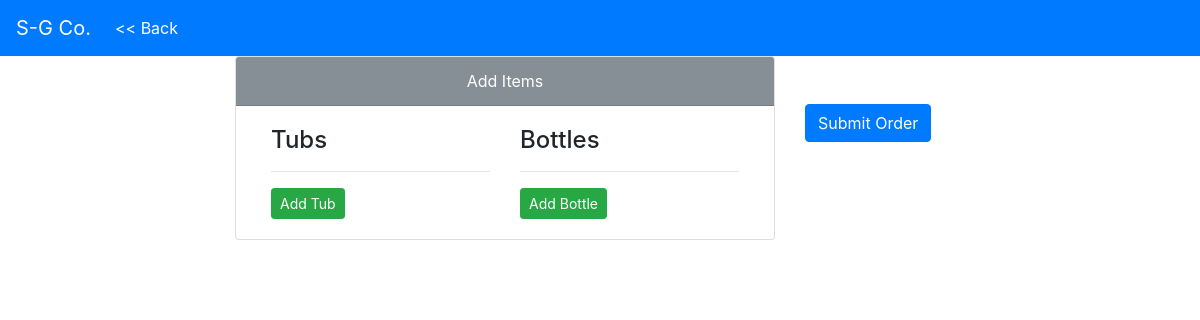
The app's page /sales/orders/35/35/add_items, older data.
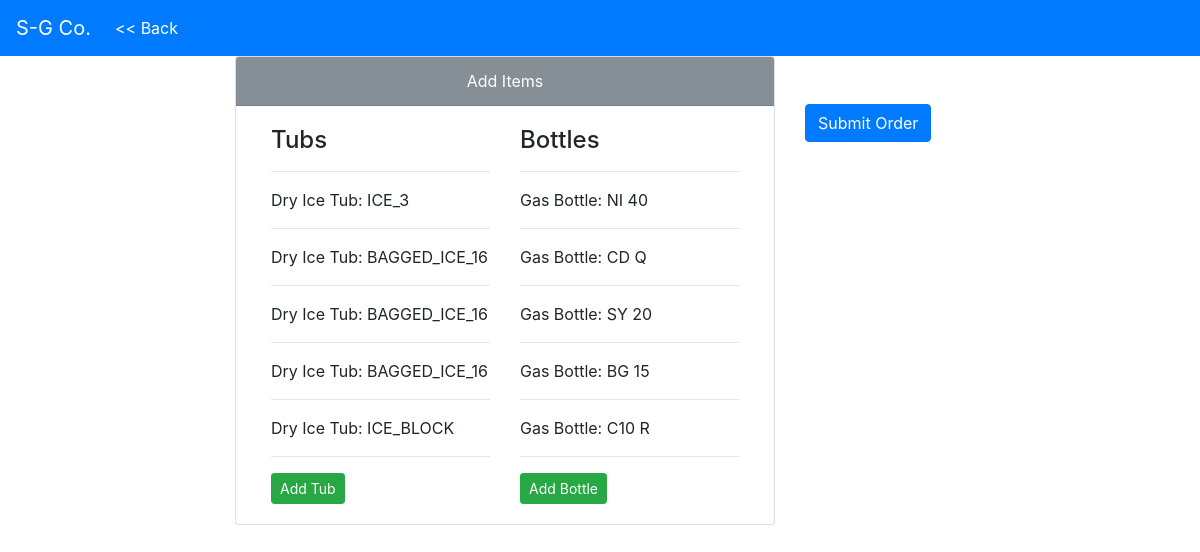
The same page, newer data.
### sales/models.py (models this page shows)
class QueuedTub(models.Model):
    ICE_3 = 'ICE_3'
    ICE_16 = 'ICE_16'
    ICE_BLOCK = 'ICE_BLOCK'
    BAGGED_ICE_16 = 'BAGGED_ICE_16'
    BAGGED_ICE_3 = 'BAGGED_ICE_3'
    FILL_CHOICES = (
        (ICE_3, '3 Mill'),
        (ICE_16, '16 Mill'),
        (ICE_BLOCK, 'Ice Block'),
        (BAGGED_ICE_3, '3 Mill Bagged'),
        (BAGGED_ICE_16, '16 Mill Bagged'),
    )
    fill = models.CharField(max_length=13, choices=FILL_CHOICES)
    order = models.ForeignKey(Order, on_delete=models.CASCADE)
    def __str__(self):
        return "Dry Ice Tub: {}".format(self.fill)

class QueuedBottle(models.Model):
    ACETYLENE = 'AC'
    ARGON = 'AR'
    BEER_GAS = 'BG'
    CARBON_DIOXIDE = 'CD'
    GUINNESS_GAS = 'GS'
    HELIUM = 'HE'
    MIX_C2 = 'C2'
    MIX_C10 = 'C10'
    MIX_C25 = 'C25'
    NITROGEN = 'NI'
    OXYGEN = 'OX'
    STARGON = 'ST'
    SYPHON = 'SY'
    FILL_CHOICES = (
        (ACETYLENE, 'Acetylene'),
        (ARGON, 'Argon'),
        (BEER_GAS, 'Beer Gas'),
        (CARBON_DIOXIDE, 'Carbon Dioxide'),
        (GUINNESS_GAS, 'Guinness Gas'),
        (HELIUM, 'Helium'),
        (MIX_C2, 'Mix C2'),
        (MIX_C10, 'Mix C10'),
        (MIX_C25, 'Mix C25'),
        (NITROGEN, 'Nitrogen'),
        (OXYGEN, 'Oxygen'),
        (STARGON, 'Stargon'),
        (SYPHON, 'Syphon'),
    )
    SIZE_CHOICES = (
        ('T', 'T'),
        ('K', 'K'),
        ('S', 'S'),
        ('D', 'D'),
        ('Q', 'Q'),
        ('R', 'R'),
        ('50', '50'),
        ('40', '40'),
        ('20', '20'),
        ('15', '15'),
        ('10', '10'),
        ('5', '5'),
        ('2.5', '2.5'),
    )
    fill = models.CharField(max_length=13, choices=FILL_CHOICES)
    size = models.CharField(max_length=3, choices=SIZE_CHOICES)
    order = models.ForeignKey(Order, on_delete=models.CASCADE)
    def __str__(self):
        return "Gas Bottle: {} {}".format(self.fill, self.size)

### sales/views.py (the view)
# urls.py: url(r'^orders/(?P<pk>[0-9]+)/(?P<cust>[0-9]+)/add_items', views.add_items, name='add_items'),
def add_items(request, pk, cust):
    context = {
        'pk': pk,
        'cust': cust,
        'tub_list': QueuedTub.objects.filter(order_id=pk),
        'bottle_list': QueuedBottle.objects.filter(order_id=pk),
    }
    return render(request, 'sales/add_items.html', context)

### templates/sales/add_items.html (shortened to what this page needs)
{% extends 'sales/base.html' %}
{% block body %}
<div class="container">
  <div class="row justify-content-center">
    <div class="col-6">
      <div class="card">
        <div class="card-header bg-secondary text-white text-center">Add Items</div>
        <div class="card-body">
          <div class="container">
            <div class="row">
              <div class="col" id="tubcol">
                <h4>Tubs</h4>
                <hr>
                <div id="tublist">
                  {% for tub in tub_list %}
                    <p>{{ tub }}</p>
                    <hr>
                  {% endfor %}
                </div>
                <a id="tubmodalopen" data-toggle='modal' data-target='#tubmodal' href="{% url 'sales:new_queued_tub' pk %}" class="btn btn-sm btn-success">Add Tub</a>
              </div>
              <div class="col">
                <h4>Bottles</h4>
                <hr>
                <div id="bottlelist">
                  {% for bottle in bottle_list %}
                    <p>{{ bottle }}</p>
                    <hr>
                  {% endfor %}
                </div>
                <a id="bottlemodalopen" data-toggle='modal' data-target='#bottlemodal' href="{% url 'sales:new_queued_bottle' pk %}" class="btn btn-sm btn-success">Add Bottle</a>
              </div>
            </div>
          </div>
        </div>
      </div>
    </div>
    <div class="col-2">
      <a href="{% url 'sales:customer_details' cust %}" class="mt-5 btn btn-primary">Submit Order</a>
    </div>
  </div>
</div>
{% endblock %}

### templates/sales/base.html (shortened to what this page needs)
<!doctype html>
<html lang="en">
  <head>
    {% load static %}
    <link rel="stylesheet" href="{% static 'bootstrap.css'%}">
    <link rel="stylesheet" href="{% static 'sales/order_detail.css'%}">
  </head>
  <body>
    <nav class="navbar navbar-expand-lg navbar-dark bg-primary">
        <a class="navbar-brand" href="{% url 'index' %}">S-G Co.</a>
        <div class="collapse navbar-collapse" id="topNavBar">
            <ul class="navbar-nav mr-auto">
                <li class="nav-item active">
                    <a class="nav-link" href="{% block back_link %}{% url 'index' %}{% endblock %}">
                        << Back
                    </a>
                </li>
            </ul>
        </div>
    </nav>
    {% block body %}{% endblock %}
  </body>
</html>

Row changes from the older to the newer data that the page shows:
added QueuedTub: fill "Dry Ice Tub: ICE_3"
added QueuedTub: fill "Dry Ice Tub: BAGGED_ICE_16"
added QueuedTub: fill "Dry Ice Tub: BAGGED_ICE_16"
added QueuedTub: fill "Dry Ice Tub: BAGGED_ICE_16"
added QueuedTub: fill "Dry Ice Tub: ICE_BLOCK"
added QueuedBottle: fill+size "Gas Bottle: NI 40"
added QueuedBottle: fill+size "Gas Bottle: CD Q"
added QueuedBottle: fill+size "Gas Bottle: SY 20"
added QueuedBottle: fill+size "Gas Bottle: BG 15"
added QueuedBottle: fill+size "Gas Bottle: C10 R"
